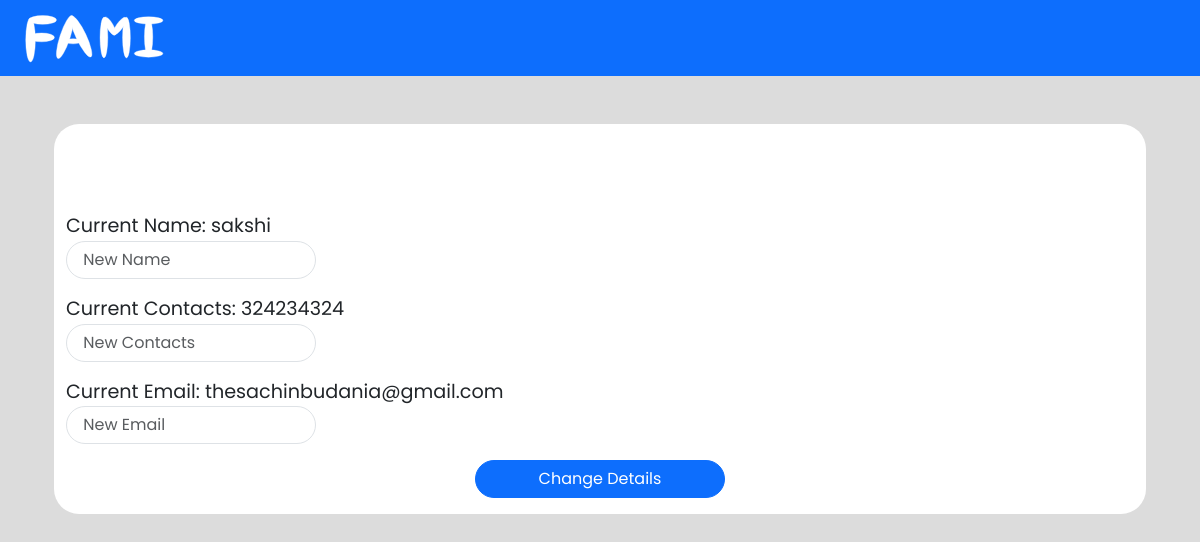
The app's page /changeDetails/sakshi (signed in) with its own data.
### tables this page shows
CREATE TABLE members (
family_id INTEGER,
name TEXT NOT NULL,
contact TEXT NOT NULL,
email TEXT NOT NULL
);

### app.py (the view, shortened to what this page needs)
@app.route('/changeDetails', methods=['GET', 'POST'])
@app.route('/changeDetails/<name>', methods=['GET', 'POST'])
def changeDetails(name=None):
    global nameN
    if request.method == 'GET':
        if not name:
            names = db.execute("SELECT name FROM members WHERE family_id = ?", session['id'])
            return render_template('changeDetails.html', members=names)
        else:
            data = db.execute('SELECT name, contact, email FROM members WHERE family_id = ? AND name = ?', session['id'], name)
            nameN = data[0]['name']
            return render_template('selectDetails.html', name=nameN, phone=data[0]['contact'], email=data[0]['email'])

### templates/selectDetails.html (shortened to what this page needs)
{% extends "layout_manage.html" %}
{% block main %}
    <div class="container-fluid" style="background-color:white; border-radius:25px;">
        <div class="row text-center" >
        </div>
        <form action="/changeDetails" method="post" id="form">
            <div class="row">
                <span class="mt-5 mb-3">
                    Current Name: {{name}}
                <input required type='text' class="form-control" name="newName" placeholder=" New Name" style="width: 250px; border-radius:60px;">
            </span>
            </div>
            <div class="row">
                <span class="mb-3">
                    Current Contacts: {{phone}}
                    <input required type="number" class="form-control" name="newContact" placeholder=" New Contacts" style="width: 250px; border-radius:60px;">
                </span>
            </div>
            <div class="row">
                <span class="mb-3">
                    Current Email: {{email}}
                    <input required name="newEmail" class="form-control" type="email" placeholder=" New Email" style="width: 250px; border-radius:60px;">
                </span>
            </div>
            <div class="row text-center">
                <p><button type="submit" class="btn-primary btn mx-auto" style="border-radius:60px; width:250px">Change Details</button></p>
            </div>
        </form>
    </div>
{% endblock %}

### records on screen
members: name "sakshi", contact "324234324", email "thesachinbudania@gmail.com"
